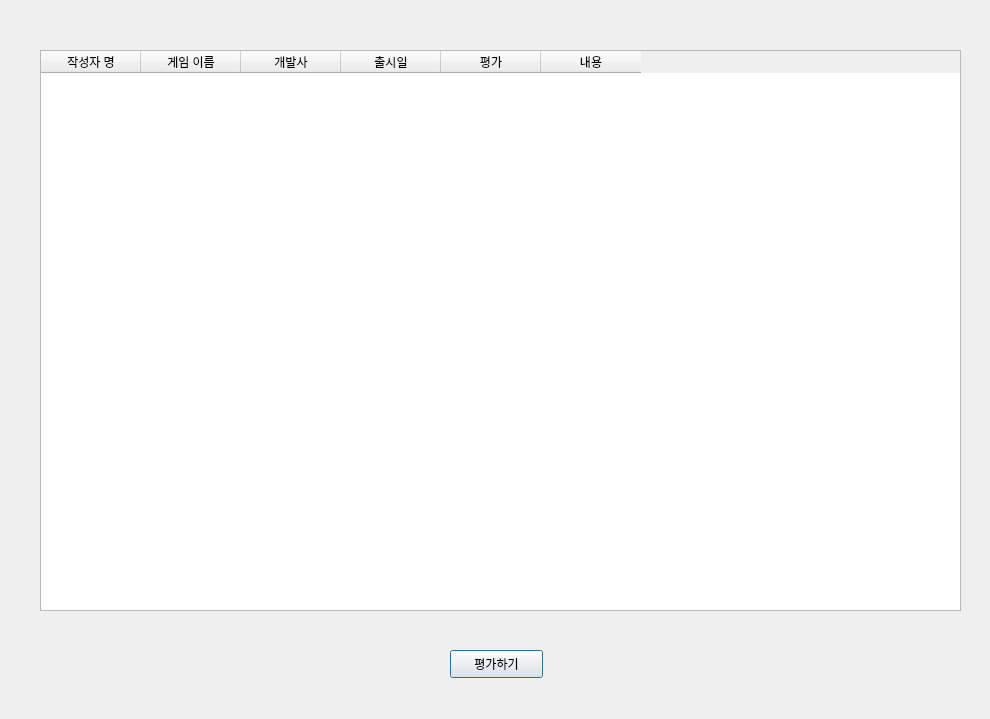
<?xml version="1.0" encoding="UTF-8"?>
<ui version="4.0">
 <class>Dialog</class>
 <widget class="QDialog" name="Dialog">
  <property name="geometry">
   <rect>
    <x>0</x>
    <y>0</y>
    <width>990</width>
    <height>719</height>
   </rect>
  </property>
  <property name="windowTitle">
   <string>Dialog</string>
  </property>
  <widget class="QTableWidget" name="table">
   <property name="geometry">
    <rect>
     <x>40</x>
     <y>50</y>
     <width>921</width>
     <height>561</height>
    </rect>
   </property>
   <column>
    <property name="text">
     <string>작성자 명</string>
    </property>
   </column>
   <column>
    <property name="text">
     <string>게임 이름</string>
    </property>
   </column>
   <column>
    <property name="text">
     <string>개발사</string>
    </property>
   </column>
   <column>
    <property name="text">
     <string>출시일</string>
    </property>
   </column>
   <column>
    <property name="text">
     <string>평가</string>
    </property>
   </column>
   <column>
    <property name="text">
     <string>내용</string>
    </property>
   </column>
  </widget>
  <widget class="QPushButton" name="eval">
   <property name="geometry">
    <rect>
     <x>450</x>
     <y>650</y>
     <width>93</width>
     <height>28</height>
    </rect>
   </property>
   <property name="text">
    <string>평가하기</string>
   </property>
  </widget>
 </widget>
 <resources/>
 <connections/>
</ui>
